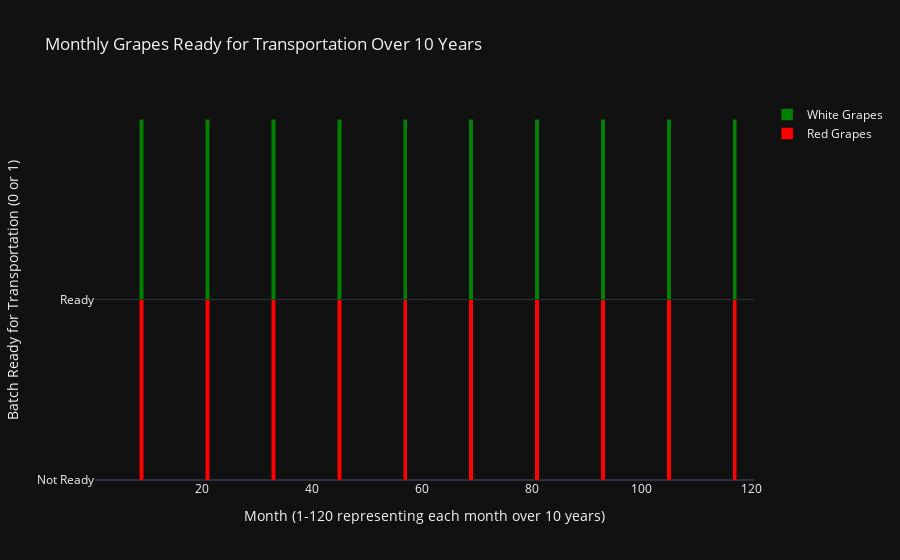

Notebook code cell kept with this figure:
### Code cell
# Preparing data for the stacked bar chart, considering the simulation results for red and white grapes ready for transport
months_detailed = list(range(1, 121))  # Detailed months list for 10 years
red_ready_detailed = [1 if month in red_transport_ready else 0 for month in months_detailed]
white_ready_detailed = [1 if month in white_transport_ready else 0 for month in months_detailed]

# Adjusting for white grapes going beyond the 120th month
white_ready_detailed_adjusted = white_ready_detailed[:120] + [1 if 125 in white_transport_ready else 0]

# Plotting the bar graph to show when grapes are ready for transportation using the modified list
fig = go.Figure(data=[
    go.Bar(name='Red Grapes', x=months_detailed, y=red_ready_detailed, marker_color='red'),
    go.Bar(name='White Grapes', x=months_detailed, y=white_ready_detailed_adjusted, marker_color='green')
])

# Update layout for detailed view
fig.update_layout(
    barmode='stack',
    title="Monthly Grapes Ready for Transportation Over 10 Years",
    xaxis_title="Month (1-120 representing each month over 10 years)",
    yaxis_title="Batch Ready for Transportation (0 or 1)",
    yaxis=dict(tickmode='array', tickvals=[0, 1], ticktext=['Not Ready', 'Ready'])
)
fig.update_layout(template='plotly_dark')
fig.show()

### Figure 1 — Plotly figure (JSON) as saved in the notebook; plotly's stock layout.template omitted (floating-point values rounded to 4 significant figures)
{"data": [{"marker": {"color": "red"}, "name": "Red Grapes", "type": "bar", "x": [1, 2, 3, 4, 5, 6, 7, 8, 9, 10, 11, 12, 13, 14, 15, 16, 17, 18, 19, 20, 21, 22, 23, 24, 25, 26, 27, 28, 29, 30, 31, 32, 33, 34, 35, 36, 37, 38, 39, 40, 41, 42, 43, 44, 45, 46, 47, 48, 49, 50, 51, 52, 53, 54, 55, 56, 57, 58, 59, 60, 61, 62, 63, 64, 65, 66, 67, 68, 69, 70, 71, 72, 73, 74, 75, 76, 77, 78, 79, 80, 81, 82, 83, 84, 85, 86, 87, 88, 89, 90, 91, 92, 93, 94, 95, 96, 97, 98, 99, 100, 101, 102, 103, 104, 105, 106, 107, 108, 109, 110, 111, 112, 113, 114, 115, 116, 117, 118, 119, 120], "y": [0, 0, 0, 0, 0, 0, 0, 0, 1, 0, 0, 0, 0, 0, 0, 0, 0, 0, 0, 0, 1, 0, 0, 0, 0, 0, 0, 0, 0, 0, 0, 0, 1, 0, 0, 0, 0, 0, 0, 0, 0, 0, 0, 0, 1, 0, 0, 0, 0, 0, 0, 0, 0, 0, 0, 0, 1, 0, 0, 0, 0, 0, 0, 0, 0, 0, 0, 0, 1, 0, 0, 0, 0, 0, 0, 0, 0, 0, 0, 0, 1, 0, 0, 0, 0, 0, 0, 0, 0, 0, 0, 0, 1, 0, 0, 0, 0, 0, 0, 0, 0, 0, 0, 0, 1, 0, 0, 0, 0, 0, 0, 0, 0, 0, 0, 0, 1, 0, 0, 0]}, {"marker": {"color": "green"}, "name": "White Grapes", "type": "bar", "x": [1, 2, 3, 4, 5, 6, 7, 8, 9, 10, 11, 12, 13, 14, 15, 16, 17, 18, 19, 20, 21, 22, 23, 24, 25, 26, 27, 28, 29, 30, 31, 32, 33, 34, 35, 36, 37, 38, 39, 40, 41, 42, 43, 44, 45, 46, 47, 48, 49, 50, 51, 52, 53, 54, 55, 56, 57, 58, 59, 60, 61, 62, 63, 64, 65, 66, 67, 68, 69, 70, 71, 72, 73, 74, 75, 76, 77, 78, 79, 80, 81, 82, 83, 84, 85, 86, 87, 88, 89, 90, 91, 92, 93, 94, 95, 96, 97, 98, 99, 100, 101, 102, 103, 104, 105, 106, 107, 108, 109, 110, 111, 112, 113, 114, 115, 116, 117, 118, 119, 120], "y": [0, 0, 0, 0, 0, 0, 0, 0, 1, 0, 0, 0, 0, 0, 0, 0, 0, 0, 0, 0, 1, 0, 0, 0, 0, 0, 0, 0, 0, 0, 0, 0, 1, 0, 0, 0, 0, 0, 0, 0, 0, 0, 0, 0, 1, 0, 0, 0, 0, 0, 0, 0, 0, 0, 0, 0, 1, 0, 0, 0, 0, 0, 0, 0, 0, 0, 0, 0, 1, 0, 0, 0, 0, 0, 0, 0, 0, 0, 0, 0, 1, 0, 0, 0, 0, 0, 0, 0, 0, 0, 0, 0, 1, 0, 0, 0, 0, 0, 0, 0, 0, 0, 0, 0, 1, 0, 0, 0, 0, 0, 0, 0, 0, 0, 0, 0, 1, 0, 0, 0, 0]}], "layout": {"barmode": "stack", "title": {"text": "Monthly Grapes Ready for Transportation Over 10 Years"}, "xaxis": {"title": {"text": "Month (1-120 representing each month over 10 years)"}}, "yaxis": {"tickmode": "array", "ticktext": ["Not Ready", "Ready"], "tickvals": [0, 1], "title": {"text": "Batch Ready for Transportation (0 or 1)"}}}}
